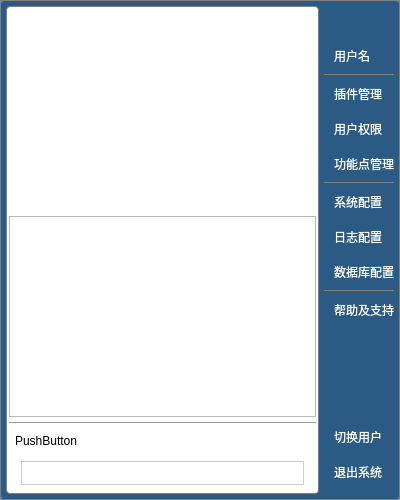
<?xml version="1.0" encoding="UTF-8"?>
<ui version="4.0">
 <class>CNavigtion</class>
 <widget class="QWidget" name="CNavigtion">
  <property name="geometry">
   <rect>
    <x>0</x>
    <y>0</y>
    <width>400</width>
    <height>500</height>
   </rect>
  </property>
  <property name="windowTitle">
   <string>CNavigtion</string>
  </property>
  <property name="styleSheet">
   <string notr="true">QWidget#CNavigtion{background:rgb(0,58,108,150);border-radius:4px;border:1px solid gray}</string>
  </property>
  <layout class="QGridLayout" name="gridLayout_6">
   <property name="margin">
    <number>0</number>
   </property>
   <item row="0" column="0">
    <layout class="QHBoxLayout" name="horizontalLayout">
     <property name="spacing">
      <number>5</number>
     </property>
     <property name="margin">
      <number>6</number>
     </property>
     <item>
      <widget class="QWidget" name="widgetLeft" native="true">
       <property name="styleSheet">
        <string notr="true">QWidget#widgetLeft{background:rgb(255,255,255,255);border-radius:4px;border:1px solid gray}</string>
       </property>
       <layout class="QGridLayout" name="gridLayout_5">
        <property name="margin">
         <number>0</number>
        </property>
        <item row="0" column="0">
         <widget class="QWidget" name="widgetAllItem" native="true">
          <layout class="QGridLayout" name="gridLayout_3">
           <property name="margin">
            <number>0</number>
           </property>
           <item row="0" column="0">
            <layout class="QVBoxLayout" name="verticalLayout">
             <property name="spacing">
              <number>5</number>
             </property>
             <property name="margin">
              <number>3</number>
             </property>
             <item>
              <widget class="QWidget" name="widgetItem" native="true">
               <layout class="QGridLayout" name="gridLayout">
                <property name="margin">
                 <number>2</number>
                </property>
                <property name="spacing">
                 <number>0</number>
                </property>
                <item row="0" column="0">
                 <widget class="QWidget" name="widgetItems" native="true">
                  <layout class="QGridLayout" name="gridLayout_7">
                   <property name="margin">
                    <number>0</number>
                   </property>
                   <item row="0" column="0">
                    <layout class="QVBoxLayout" name="vLayoutFun"/>
                   </item>
                  </layout>
                 </widget>
                </item>
                <item row="1" column="0">
                 <spacer name="verticalSpacer_2">
                  <property name="orientation">
                   <enum>Qt::Vertical</enum>
                  </property>
                  <property name="sizeHint" stdset="0">
                   <size>
                    <width>20</width>
                    <height>40</height>
                   </size>
                  </property>
                 </spacer>
                </item>
               </layout>
              </widget>
             </item>
             <item>
              <widget class="QTreeWidget" name="treeWidgetItems">
               <property name="frameShadow">
                <enum>QFrame::Raised</enum>
               </property>
               <property name="wordWrap">
                <bool>true</bool>
               </property>
               <property name="headerHidden">
                <bool>true</bool>
               </property>
               <column>
                <property name="text">
                 <string notr="true">1</string>
                </property>
               </column>
              </widget>
             </item>
             <item>
              <widget class="Line" name="line">
               <property name="orientation">
                <enum>Qt::Horizontal</enum>
               </property>
              </widget>
             </item>
             <item>
              <widget class="QPushButton" name="btnFunSwitch">
               <property name="layoutDirection">
                <enum>Qt::LeftToRight</enum>
               </property>
               <property name="styleSheet">
                <string notr="true">/*登录按钮样式*/
QPushButton {
	border-radius:1px;
	border:none;
	background-color: #ffffff;
	color:#000000;
	text-align: left;
	height:22px;
	padding-left:6px;
}

/*登录按钮鼠标悬停样式*/
QPushButton:hover {
	background-color:rgb(194,220,252);
	border:1px solid rgb(21,131,221)
}</string>
               </property>
               <property name="text">
                <string>PushButton</string>
               </property>
              </widget>
             </item>
            </layout>
           </item>
          </layout>
         </widget>
        </item>
        <item row="1" column="0">
         <widget class="QWidget" name="widgetFind" native="true">
          <layout class="QGridLayout" name="gridLayout_2">
           <property name="leftMargin">
            <number>15</number>
           </property>
           <property name="topMargin">
            <number>0</number>
           </property>
           <property name="rightMargin">
            <number>15</number>
           </property>
           <property name="bottomMargin">
            <number>9</number>
           </property>
           <item row="0" column="0">
            <widget class="QLineEdit" name="lineEditFind">
             <property name="styleSheet">
              <string notr="true">QLineEdit {
	border:1px solid rgb(209,209,209);
	height:22px;
	font-size:10pt;
	padding-left:6px;
	padding-right:6px;
	background-image:url(:/images/search);
	background-repeat:no;
	background-position:right center;
	background-origin: content;
}

QLineEdit:hover {
	border:1px solid rgb(21,131,221)
}</string>
             </property>
            </widget>
           </item>
          </layout>
         </widget>
        </item>
       </layout>
       <zorder>widgetFind</zorder>
       <zorder>widgetAllItem</zorder>
      </widget>
     </item>
     <item>
      <layout class="QVBoxLayout" name="verticalLayout_3">
       <property name="spacing">
        <number>0</number>
       </property>
       <property name="bottomMargin">
        <number>5</number>
       </property>
       <item>
        <widget class="QWidget" name="widget_4" native="true">
         <layout class="QGridLayout" name="gridLayout_4">
          <property name="margin">
           <number>9</number>
          </property>
          <item row="0" column="0">
           <widget class="QLabel" name="labelUser">
            <property name="text">
             <string/>
            </property>
            <property name="scaledContents">
             <bool>true</bool>
            </property>
            <property name="alignment">
             <set>Qt::AlignCenter</set>
            </property>
           </widget>
          </item>
         </layout>
        </widget>
       </item>
       <item>
        <widget class="QPushButton" name="btnUser">
         <property name="cursor">
          <cursorShape>PointingHandCursor</cursorShape>
         </property>
         <property name="styleSheet">
          <string notr="true">QPushButton {
	border-radius:1px;
	border:none;
	background: transparent;
	color:#ffffff;
	text-align: left;
	height:35px;
	padding-left:10px;
}

QPushButton::hover {
	border-image:url(:/images/btn_bg)
}</string>
         </property>
         <property name="text">
          <string>用户名</string>
         </property>
        </widget>
       </item>
       <item>
        <widget class="Line" name="line_2">
         <property name="styleSheet">
          <string notr="true">color: gray;</string>
         </property>
         <property name="frameShadow">
          <enum>QFrame::Plain</enum>
         </property>
         <property name="orientation">
          <enum>Qt::Horizontal</enum>
         </property>
        </widget>
       </item>
       <item>
        <widget class="QPushButton" name="btnPlugin">
         <property name="cursor">
          <cursorShape>PointingHandCursor</cursorShape>
         </property>
         <property name="styleSheet">
          <string notr="true">QPushButton {
	border-radius:1px;
	border:none;
	background: transparent;
	color:#ffffff;
	text-align: left;
	height:35px;
	padding-left:10px;
}

QPushButton::hover {
	border-image:url(:/images/btn_bg)
}</string>
         </property>
         <property name="text">
          <string>插件管理</string>
         </property>
        </widget>
       </item>
       <item>
        <widget class="QPushButton" name="btnUsers">
         <property name="cursor">
          <cursorShape>PointingHandCursor</cursorShape>
         </property>
         <property name="styleSheet">
          <string notr="true">QPushButton {
	border-radius:1px;
	border:none;
	background: transparent;
	color:#ffffff;
	text-align: left;
	height:35px;
	padding-left:10px;
}

QPushButton::hover {
	border-image:url(:/images/btn_bg)
}</string>
         </property>
         <property name="text">
          <string>用户权限</string>
         </property>
        </widget>
       </item>
       <item>
        <widget class="QPushButton" name="btnFunPoint">
         <property name="cursor">
          <cursorShape>PointingHandCursor</cursorShape>
         </property>
         <property name="styleSheet">
          <string notr="true">QPushButton {
	border-radius:1px;
	border:none;
	background: transparent;
	color:#ffffff;
	text-align: left;
	height:35px;
	padding-left:10px;
}

QPushButton::hover {
	border-image:url(:/images/btn_bg)
}</string>
         </property>
         <property name="text">
          <string>功能点管理</string>
         </property>
        </widget>
       </item>
       <item>
        <widget class="Line" name="line_3">
         <property name="styleSheet">
          <string notr="true">color: gray;</string>
         </property>
         <property name="frameShadow">
          <enum>QFrame::Plain</enum>
         </property>
         <property name="orientation">
          <enum>Qt::Horizontal</enum>
         </property>
        </widget>
       </item>
       <item>
        <widget class="QPushButton" name="btnSysConfig">
         <property name="cursor">
          <cursorShape>PointingHandCursor</cursorShape>
         </property>
         <property name="styleSheet">
          <string notr="true">QPushButton {
	border-radius:1px;
	border:none;
	background: transparent;
	color:#ffffff;
	text-align: left;
	height:35px;
	padding-left:10px;
}

QPushButton::hover {
	border-image:url(:/images/btn_bg)
}</string>
         </property>
         <property name="text">
          <string>系统配置</string>
         </property>
        </widget>
       </item>
       <item>
        <widget class="QPushButton" name="btnLog">
         <property name="cursor">
          <cursorShape>PointingHandCursor</cursorShape>
         </property>
         <property name="styleSheet">
          <string notr="true">QPushButton {
	border-radius:1px;
	border:none;
	background: transparent;
	color:#ffffff;
	text-align: left;
	height:35px;
	padding-left:10px;
}

QPushButton::hover {
	border-image:url(:/images/btn_bg)
}</string>
         </property>
         <property name="text">
          <string>日志配置</string>
         </property>
        </widget>
       </item>
       <item>
        <widget class="QPushButton" name="btnDB">
         <property name="cursor">
          <cursorShape>PointingHandCursor</cursorShape>
         </property>
         <property name="styleSheet">
          <string notr="true">QPushButton {
	border-radius:1px;
	border:none;
	background: transparent;
	color:#ffffff;
	text-align: left;
	height:35px;
	padding-left:10px;
}

QPushButton::hover {
	border-image:url(:/images/btn_bg)
}</string>
         </property>
         <property name="text">
          <string>数据库配置</string>
         </property>
        </widget>
       </item>
       <item>
        <widget class="Line" name="line_4">
         <property name="styleSheet">
          <string notr="true">color: gray;</string>
         </property>
         <property name="frameShadow">
          <enum>QFrame::Plain</enum>
         </property>
         <property name="orientation">
          <enum>Qt::Horizontal</enum>
         </property>
        </widget>
       </item>
       <item>
        <widget class="QPushButton" name="btnHelp">
         <property name="cursor">
          <cursorShape>PointingHandCursor</cursorShape>
         </property>
         <property name="styleSheet">
          <string notr="true">QPushButton {
	border-radius:1px;
	border:none;
	background: transparent;
	color:#ffffff;
	text-align: left;
	height:35px;
	padding-left:10px;
}

QPushButton::hover {
	border-image:url(:/images/btn_bg)
}</string>
         </property>
         <property name="text">
          <string>帮助及支持</string>
         </property>
        </widget>
       </item>
       <item>
        <spacer name="verticalSpacer">
         <property name="orientation">
          <enum>Qt::Vertical</enum>
         </property>
         <property name="sizeHint" stdset="0">
          <size>
           <width>20</width>
           <height>40</height>
          </size>
         </property>
        </spacer>
       </item>
       <item>
        <widget class="QPushButton" name="btnUserSwitch">
         <property name="cursor">
          <cursorShape>PointingHandCursor</cursorShape>
         </property>
         <property name="styleSheet">
          <string notr="true">QPushButton {
	border-radius:1px;
	border:none;
	background: transparent;
	color:#ffffff;
	text-align: left;
	height:35px;
	padding-left:10px;
}

QPushButton::hover {
	border-image:url(:/images/btn_bg)
}</string>
         </property>
         <property name="text">
          <string>切换用户</string>
         </property>
        </widget>
       </item>
       <item>
        <widget class="QPushButton" name="btnQuit">
         <property name="cursor">
          <cursorShape>PointingHandCursor</cursorShape>
         </property>
         <property name="styleSheet">
          <string notr="true">QPushButton {
	border-radius:1px;
	border:none;
	background: transparent;
	color:#ffffff;
	text-align: left;
	height:35px;
	padding-left:10px;
}

QPushButton::hover {
	border-image:url(:/images/btn_bg)
}</string>
         </property>
         <property name="text">
          <string>退出系统</string>
         </property>
        </widget>
       </item>
      </layout>
     </item>
    </layout>
   </item>
  </layout>
 </widget>
 <layoutdefault spacing="6" margin="11"/>
 <resources>
  <include location="skgui.qrc"/>
 </resources>
 <connections/>
</ui>
